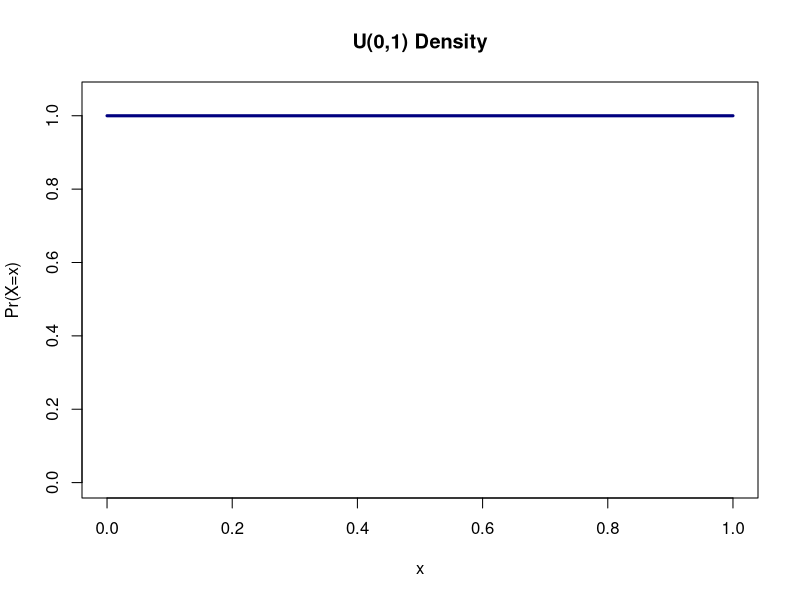
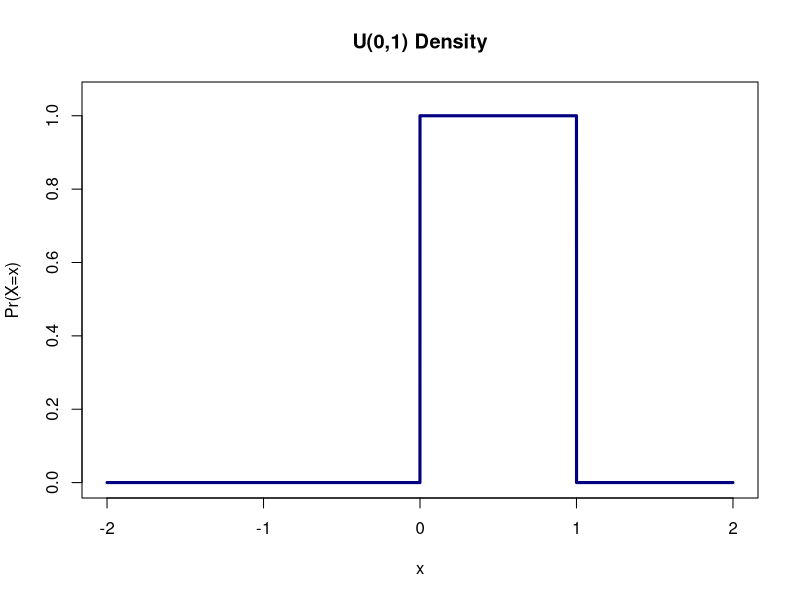
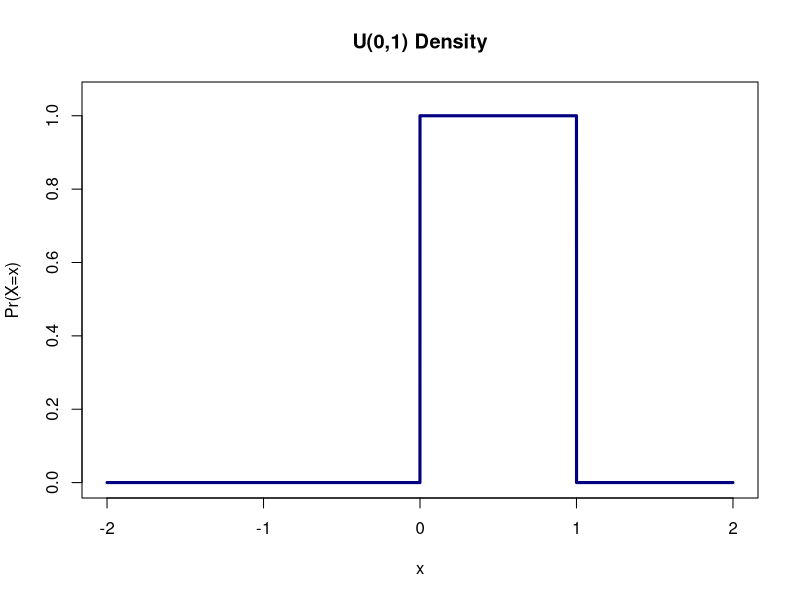
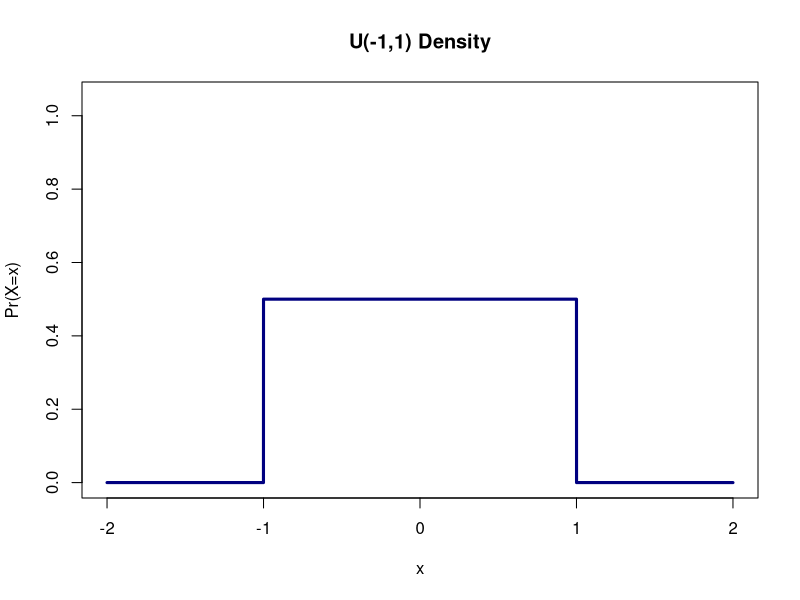
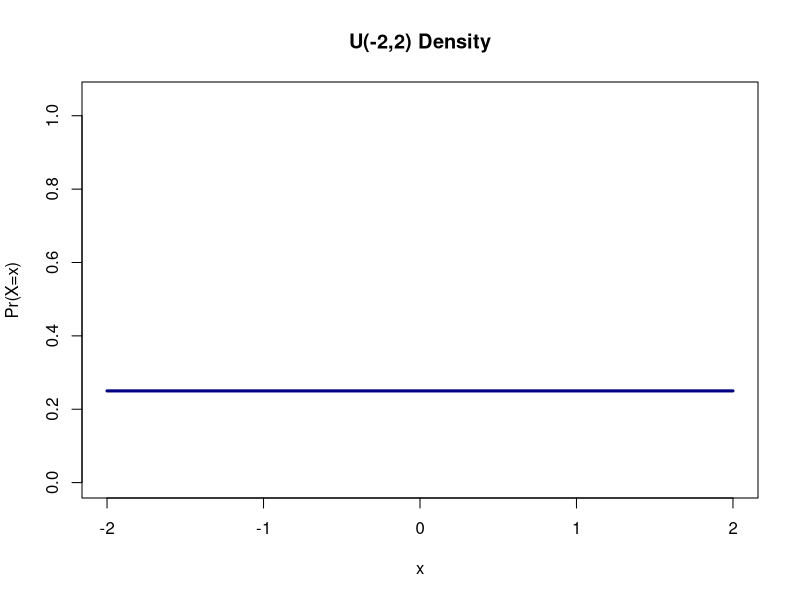
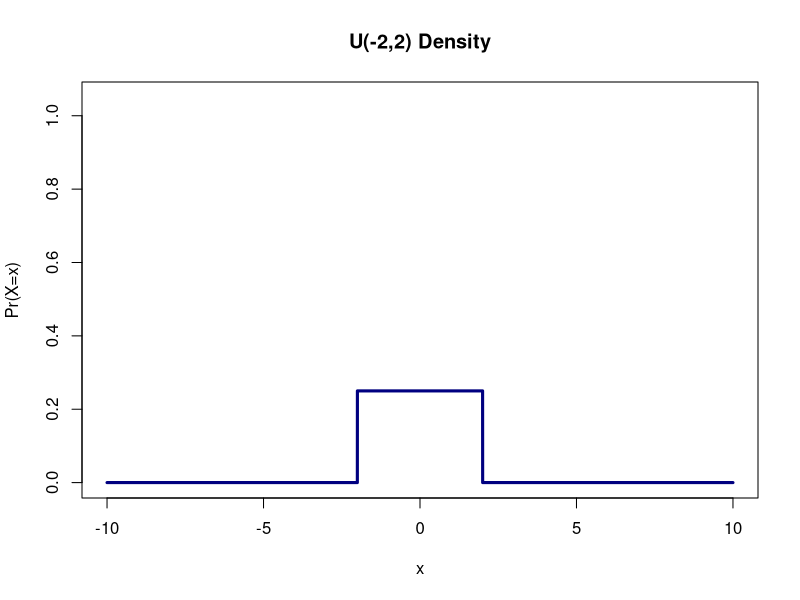
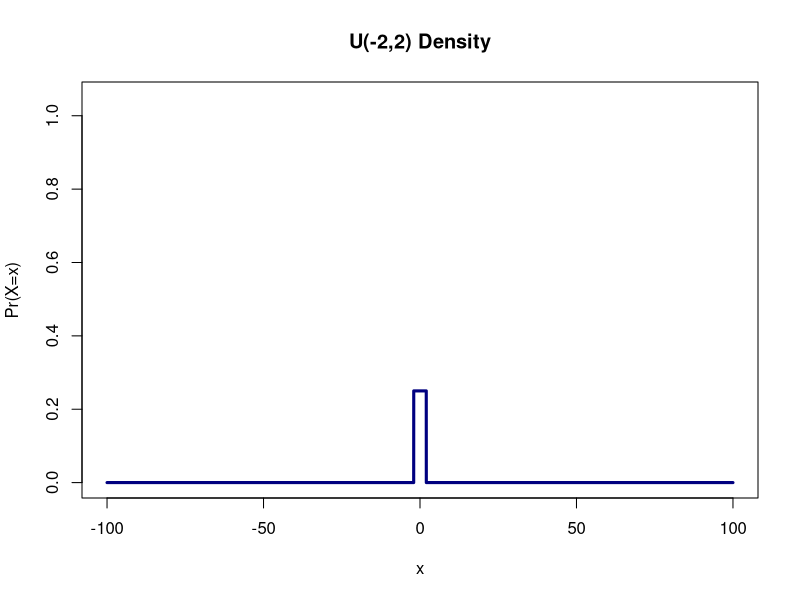
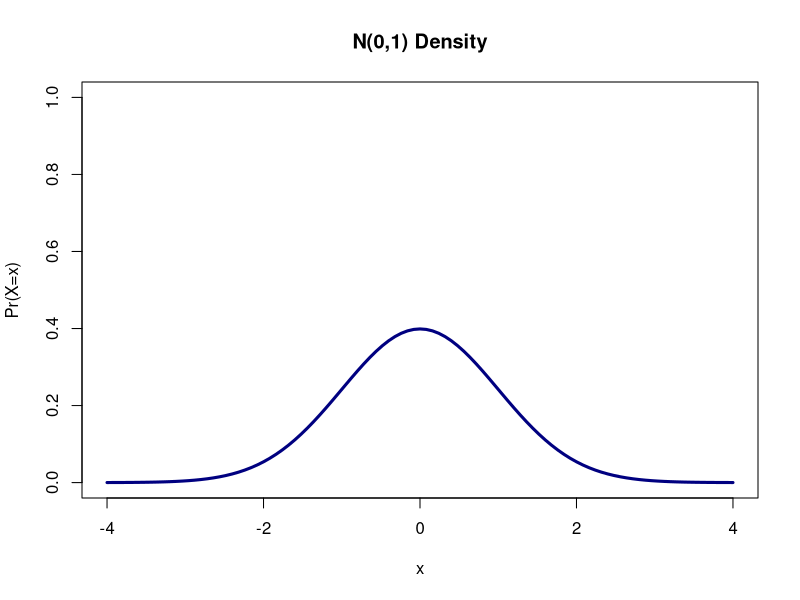

These charts were generated, in order, by the following R code: (Note: this script raises an error after producing the figures.)
## R_Demo_Simulation_Learning_Probability_Continuous_Distributions.R
##########################################################################
## INSTRUCTOR: Christopher Fariss
## COURSE NAME: Advanced Computational Methods for Social Media and Textual Data (2F)
## University of Essex Summer School 2022
##
## Date: 2022-08-28
##
## Please e-mail me if you find any errors or have and suggestions
## e-mail: cjf0006@gmail.com
## e-mail: cjfariss@umich.edu
##########################################################################
## Introduction to tutorial:
##
## For this R tutorial, we will learn about:
##
## (1) Discrete probability distributions for discrete events (e.g., a coin flip; rolling a 6-sided dice).
## (2) Continuous probability distributions (e.g., SAT, GRE or LSAT scores; human weight at birth; distance from the center of the board for the beanbag toss or cornhole game)
##
## Note: This lesson contains information you will use in a program challenge this week: select one continuous and/or one discrete probability distribution from below (not including Uniform, Normal, Bernoulli, or Binomial) and describe it in detail with ## comments and R code. See the examples for Uniform, Normal, Bernoulli, or Binomial distributions below. If you select 2 distributions, make sure one is continuous and the other is discrete.
##
##########################################################################

## Recall: probability mass or probability density: this is just how much probability does each outcome have and it all needs to sum to 1 to be a probability measure (see the less from last week)

## What is density? Density is the relative probability of sampling an event a specific point along the range of possible values defined by the function.

##########################################################################
## continuous probability distributions usually called density functions
##########################################################################
##
## uniform distribution
##
## The uniform distribution is a continuous distribution
##
## The sample space S for the uniform distribution, is defined so that the density for any value is the same or uniform over the range of possible values that any one element can take. Instead of directly estimating probabilities as we did above, we will instead estimate density.
##
## What is density? Density is the relative probability of sampling an event a specific point along the range of possible values defined by the function.
##
## In other words, the uniform distribution with range a to b, denoted U (a, b), has a constant probability density of 1/(b-a) for a <= y <= b and zero probability elsewhere. The standard uniform is defined so that a=0 and b=1: U(0,1),
##
## range a <= y <= b
## distribution function: 1/(b - a)
## parameters: a and b
## R function names:
## dunif
## punif
## qunif
## runif
##
## parameters:
## formula for the mean: (a + b)/2
## formula for the variance: ((b - a)^2)/12
##
## let's define our own uniform function
uniform_function <- function(x,a,b){
  ifelse(x>=a & x<=b, 1/(b - a), 0)
}

## call our user defined function
uniform_function(1,0,1)
uniform_function(1,a=0,b=2)
uniform_function(1,-1,1)
uniform_function(1,-10,10)

uniform_function(-8,0,1)
uniform_function(-8,0,2)
uniform_function(-8,-1,1)
uniform_function(-8,-10,10)

## use R's based function for a uniform distribution
dunif(1,0,1)
dunif(1,0,2)
dunif(1,-1,1)
dunif(1,-10,10)

dunif(-8,0,1)
dunif(-8,0,2)
dunif(-8,-1,1)
dunif(-8,-10,10)

## we can use the p or probability version of the uniform function built into R to answer to the following question:
## What is the probability of observing a value between 0 and 0.5 for a uniform random variable that spans the range 0 to 1?
punif(0.5,0,1)

punif(0.25,0,1)

## What is the probability of observing a value between 0.25 and 0.5 for a uniform random variable that spans the range 0 to 1?
punif(0.5,0,1) - punif(0.25,0,1)

## Graph the Uniform density function using the curve() function
curve(expr=dunif, ylab="Pr(X=x)", type="l", xlim=c(0,1), ylim=c(0,1.05), lwd=3, col="navy", main="U(0,1) Density")

curve(expr=dunif, n=10001, from=-2,to=2, ylab="Pr(X=x)", type="l", xlim=c(-2,2), ylim=c(0,1.05), lwd=3, col="navy", main="U(0,1) Density")

curve(expr=dunif(x, min = 0, max = 1), n=10001, from=-2,to=2, ylab="Pr(X=x)", type="l", xlim=c(-2,2), ylim=c(0,1.05), lwd=3, col="navy", main="U(0,1) Density")

curve(expr=dunif(x, min = -1, max = 1), n=10001, from=-2,to=2, ylab="Pr(X=x)", type="l", xlim=c(-2,2), ylim=c(0,1.05), lwd=3, col="navy", main="U(-1,1) Density")

curve(expr=dunif(x, min = -2, max = 2), n=10001, from=-2,to=2, ylab="Pr(X=x)", type="l", xlim=c(-2,2), ylim=c(0,1.05), lwd=3, col="navy", main="U(-2,2) Density")

curve(expr=dunif(x, min = -2, max = 2), n=10001, from=-10,to=10, ylab="Pr(X=x)", type="l", xlim=c(-10,10), ylim=c(0,1.05), lwd=3, col="navy", main="U(-2,2) Density")

curve(expr=dunif(x, min = -2, max = 2), n=10001, from=-100,to=100, ylab="Pr(X=x)", type="l", xlim=c(-100,100), ylim=c(0,1.05), lwd=3, col="navy", main="U(-2,2) Density")


## how many of the draws are very close to the middle of the normal distribution? (hint: what is the proportion)
sim_n <- 10000
random_draws <- runif(sim_n,0,1)
summary(random_draws)

length(unique(c(1,2,2)))

length(unique(random_draws))

table(random_draws>=0 & random_draws<=.25)/sim_n

table(random_draws>=0 & random_draws<=.5)/sim_n

table(random_draws>=.4 & random_draws<=.5)/sim_n

table(random_draws>=0 & random_draws<=1)/sim_n

## we can calculate the above with the p-type function in R
## the p-type function for a density function tells us the density or probability of a function at a given value along the x-axis
punif(.25)

punif(.25) - punif(0)

punif(.5) - punif(0)

punif(1) - punif(0)

punif(1) - punif(-1)

punif(.5) - punif(.4)


##########################################################################
##
## normal distribution
##
## The normal distribution is a continuous distribution
##
## The sample space S for the normal distribution, is defined so that the density for any value along the real number line from negative infinity to positive infinity. Instead of directly estimating probabilities as we did above, as with the uniform distribution we will instead estimate density.
##
## What is density? Density is the relative probability of sampling an event a specific point along the range of possible values defined by the function.
##
## Unlike the uniform distribution the density value for a normal distribution varies (is not uniform) for different values along the real number line.
##
##
## range:
## distribution function: 1/(sigma*sqrt(2*pi)) * exp(-(y - mu)^2/2*sigma^2)
## parameters: the mean mu and the standard deviation sigma (or the variance sigma^2)
## R function names:
## dnorm
## pnorm
## qnorm
## rnorm
##
## parameters:
## formula for the mean: mu
## formula for the variance: sigma^2
##
## let's define our own uniform function
normal_density <- function(y, mu, sigma){
  1/(sigma*sqrt(2*pi)) * exp(-(y - mu)^2/2*sigma^2)
}

## call the user defined normal density function
normal_density(y=0, mu=0, sigma=1) ## standard normal density mu=0, sd=1
normal_density(y=0, mu=1, sigma=1)
normal_density(y=-1, mu=1, sigma=1)
normal_density(y=1, mu=1, sigma=1)
normal_density(y=1.5, mu=1, sigma=1)

## use R's based function for a normal distribution
dnorm(0, mean=0, sd=1)
dnorm(0, mean=1, sd=1)
dnorm(-1, mean=1, sd=1)
dnorm(1, mean=1, sd=1)
dnorm(1.5, mean=1, sd=1)

## Remember that for a normal distribution the probability of observing a specific event or value of a variable
## changes depending on where along the real number line the value resides.

## we can use the p or probability version of the normal function built into R to answer to the following question:

## What is the probability of observing a value between negative infinity and 0 for a normally distributed random variable with mean=0 and standard deviation=1 ?
pnorm(0, mean=0, sd=1)

pnorm(1, mean=0, sd=1)


## What is the probability of observing a value between -1 and 0 for a normally distributed random variable with mean=0 and standard deviation=1 ?
pnorm(0,0,1) - pnorm(-1,0,1)



## Graph the Normal density function using the curve() function
curve(expr=dnorm, ylab="Pr(X=x)", type="l", xlim=c(-4,4), ylim=c(0,1), lwd=3, col="navy", main="N(0,1) Density")

curve(expr=dnorm, ylab="Pr(X=x)", type="l", xlim=c(-8,8), ylim=c(0,1), lwd=3, col="navy", main="N(0,1) Density")

curve(expr=dnorm(x, mean=0, sd=2), ylab="Pr(X=x)", type="l", xlim=c(-4,4), ylim=c(0,1.05), lwd=3, col="navy", main="N(0,2^2) Density")

curve(expr=dnorm(x, mean=0, sd=2), ylab="Pr(X=x)", type="l", xlim=c(-8,8), ylim=c(0,1.05), lwd=3, col="navy", main="N(0,2^2) Density")

curve(expr=dnorm(x, mean=0, sd=1/2), ylab="Pr(X=x)", type="l", xlim=c(-4,4), ylim=c(0,1.05), lwd=3, col="navy", main="N(0,.5^2) Density")

curve(expr=dnorm(x, mean=0, sd=1/2), ylab="Pr(X=x)", type="l", xlim=c(-8,8), ylim=c(0,1.05), lwd=3, col="navy", main="N(0,.5^2) Density")


## graph some randomly generated numbers

par(mfrow=c(2,2))

random_draws <- rnorm(10)
truehist(random_draws)
curve(expr=dnorm, xlim=c(-3,3), col="darkorange", add=TRUE, lwd=2)

random_draws <- rnorm(100)
truehist(random_draws)
curve(expr=dnorm, xlim=c(-3,3), col="darkorange", add=TRUE, lwd=2)

random_draws <- rnorm(1000)
truehist(random_draws)
curve(expr=dnorm, xlim=c(-3,3), col="darkorange", add=TRUE, lwd=2)

random_draws <- rnorm(10000)
truehist(random_draws)
curve(expr=dnorm, xlim=c(-3,3), col="darkorange", add=TRUE, lwd=2)

## how many of the draws are very close to the middle of the uniform distribution?
## (hint: what is the proportion)
sim_n <- 10000
random_draws <- rnorm(sim_n)

table(random_draws>-1 & random_draws<1)/sim_n

table(random_draws>-2 & random_draws<2)/sim_n

table(random_draws>-3 & random_draws<3)/sim_n

## we can calculate the above with a p-type function in R
## the p-type function for a density function tells us the density or probability of a function at a given value along the x-axis
pnorm(1) - pnorm(-1)

pnorm(2) - pnorm(-2)

pnorm(3) - pnorm(-3)




## let's graph this to see what is happening
## load packages
pkgs <- c("MASS")
invisible(sapply(pkgs, require, character.only = TRUE))

## create sequence of real numbers, these are a set of possible values that are estimate of the mean can take
x <- seq(-3,3,.05)
x
length(x)

## set mean and variance parameters
mu <- 0
sigma <- 1
sigma_pow2 <- sigma^2

## calculate the density using the normal distribution function
## density is a probability measure
x_density <- 1/(sigma*sqrt(2*pi)) * exp(-(x - mu)^2/2*sigma^2)

## calculate the density using the normal distribution function dnorm() which is built into R
x_dnorm <- dnorm(x, mean=mu, sd=sigma)

## plot the two estimated densities to verify that they are the same
par(mfrow=c(1,1))
plot(x_density, x_dnorm)

## plot the x_density variable along each value of x definied in the sequence above:
plot(x,x_density, xlab="random variable", ylab="density")

sum(x_density)/sum(x_density)  ## this should approach as we add more values to the sequence 1 either by decreasing the interval between values in the sequence or by increasing the total range of the seqence
sum(x_density[x<=0])/sum(x_density)
sum(x_density[x<=0 & x>=-1])/sum(x_density)

pnorm(0,0,1)
pnorm(0,0,1) - pnorm(-1,0,1)


## fill in the sequence more so that the values converge on the true values from the pnorm functions
x <- seq(-6,6,.001)
x_density <- 1/(sigma*sqrt(2*pi)) * exp(-(x - mu)^2/2*sigma^2)
sum(x_density)/sum(x_density)
sum(x_density[x<=0])/sum(x_density)
sum(x_density[x<=0 & x>=-1])/sum(x_density)

sum(x_density[x<=1 & x>=-1])/sum(x_density)
sum(x_density[x<=.1 & x>=-0.1])/sum(x_density)
sum(x_density[x<=.01 & x>=-0.01])/sum(x_density)
sum(x_density[x<=.001 & x>=-0.001])/sum(x_density)
sum(x_density[x<=.0001 & x>=-0.0001])/sum(x_density)




## more optional bonus problems

##########################################################################
## additional continuous probability distributions usually called density functions
##########################################################################
##
## Student's t-distribution
##
## R function names:
## dt
## pt
## qt
## rt
##
##########################################################################
## exponential distribution
##
## R function names:
## dexp
## pexp
## qexp
## rexp
##
##########################################################################
## chi-squared distribution
##
## R function names:
## dchisq
## pchisq
## qchisq
## rchisq
##
##########################################################################
## f-distribution
##
## R function names:
## df
## pf
## qf
## rf
##
##########################################################################
## gamma distribution
##
## R function names:
## dgamma
## pgamma
## qgamma
## rgamma
##
##########################################################################
## beta distributions
##
## R function names:
## dbeta
## pbeta
## qbeta
## rbeta
